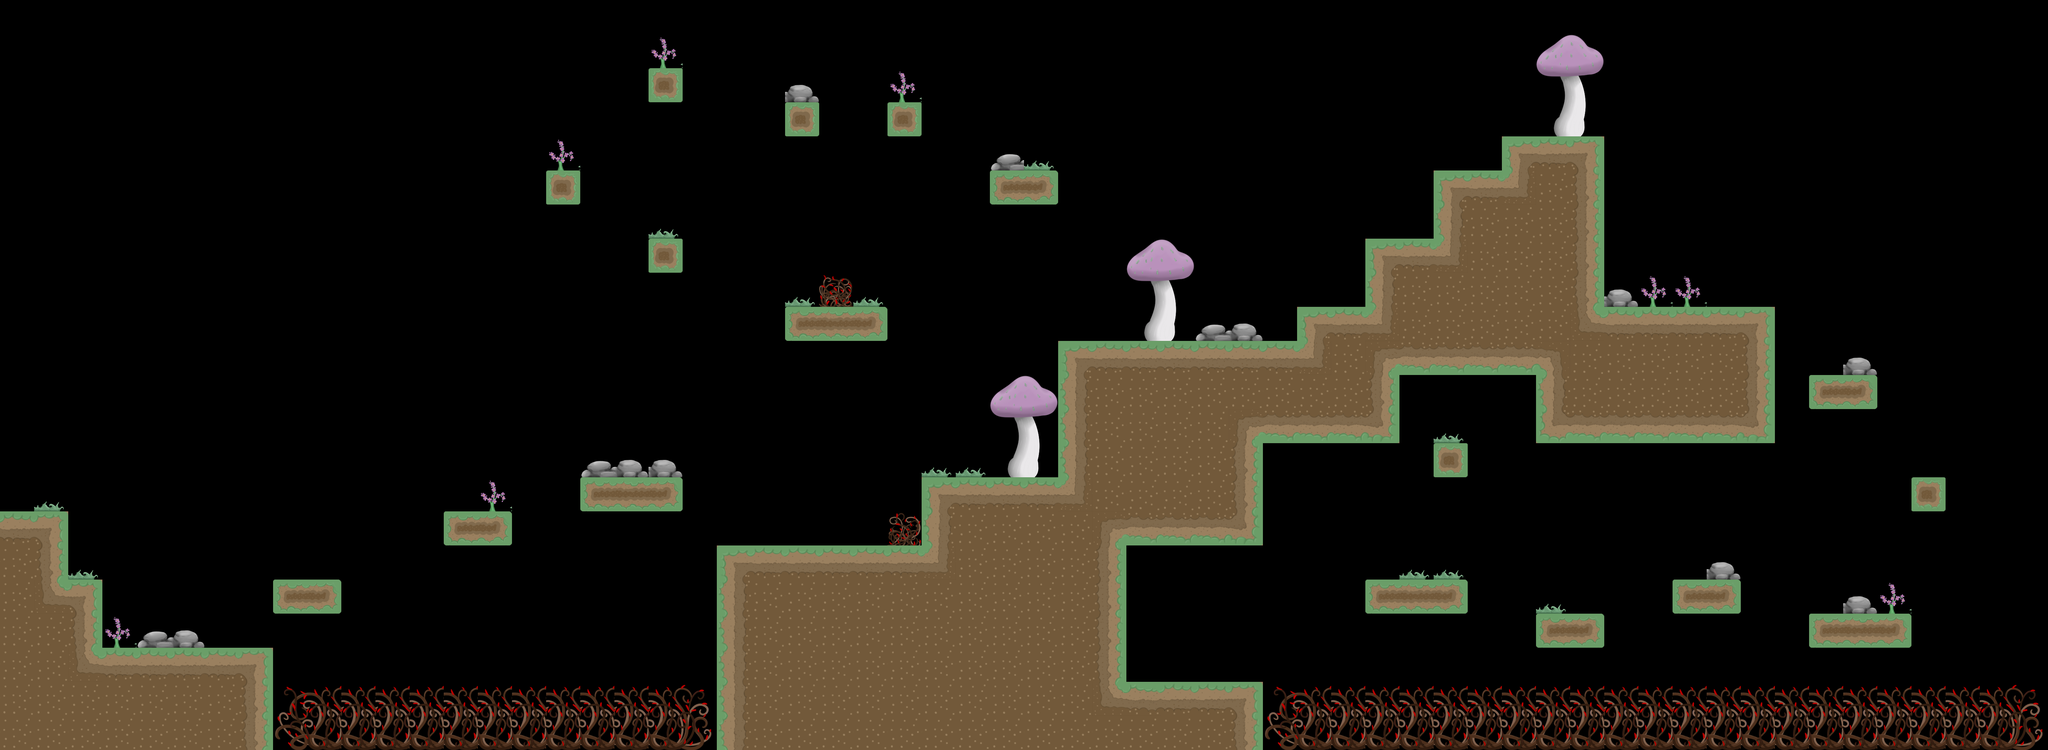

This is a level from a 2D game, rendered from its Tiled map with the project's own tilesets. A one-line summary and the complete map file follow:
An orthogonal 60x22 tile map with 96x96 px tiles, 1 tile layer (Kachelebene 1) and 42 objects (4x Damage, Portal, Start, Shroom).

<map version="1.10" tiledversion="1.11.0" orientation="orthogonal" renderorder="right-down" width="60" height="22" tilewidth="96" tileheight="96" infinite="0" nextlayerid="4" nextobjectid="206">
 <tileset firstgid="1" name="tileset" tilewidth="96" tileheight="96" tilecount="225" columns="15">
  <image source="tileset.png" width="1500" height="1500" />
 </tileset>
 <layer id="1" name="Kachelebene 1" class="root" width="60" height="22">
  <data encoding="csv">
0,0,0,0,0,0,0,0,0,0,0,0,0,0,0,0,0,0,0,0,0,0,0,0,0,0,0,0,0,0,0,0,0,0,0,0,0,0,0,0,0,0,0,0,0,0,0,0,0,0,0,0,0,0,0,0,0,0,0,0,
0,0,0,0,0,0,0,0,0,0,0,0,0,0,0,0,0,0,0,94,0,0,0,0,0,0,0,0,0,0,0,0,0,0,0,0,0,0,0,0,0,0,0,0,0,136,137,0,0,0,0,0,0,0,0,0,0,0,0,0,
0,0,0,0,0,0,0,0,0,0,0,0,0,0,0,0,0,0,0,48,0,0,0,110,0,0,94,0,0,0,0,0,0,0,0,0,0,0,0,0,0,0,0,0,0,151,152,0,0,0,0,0,0,0,0,0,0,0,0,0,
0,0,0,0,0,0,0,0,0,0,0,0,0,0,0,0,0,0,0,0,0,0,0,48,0,0,48,0,0,0,0,0,0,0,0,0,0,0,0,0,0,0,0,0,0,166,167,0,0,0,0,0,0,0,0,0,0,0,0,0,
0,0,0,0,0,0,0,0,0,0,0,0,0,0,0,0,94,0,0,0,0,0,0,0,0,0,0,0,0,109,95,0,0,0,0,0,0,0,0,0,0,0,0,0,1,2,3,0,0,0,0,0,0,0,0,0,0,0,0,0,
0,0,0,0,0,0,0,0,0,0,0,0,0,0,0,0,48,0,0,0,0,0,0,0,0,0,0,0,0,46,47,0,0,0,0,0,0,0,0,0,0,0,1,2,36,17,18,0,0,0,0,0,0,0,0,0,0,0,0,0,
0,0,0,0,0,0,0,0,0,0,0,0,0,0,0,0,0,0,0,95,0,0,0,0,0,0,0,0,0,0,0,0,0,0,0,0,0,0,0,0,0,0,16,17,17,17,18,0,0,0,0,0,0,0,0,0,0,0,0,0,
0,0,0,0,0,0,0,0,0,0,0,0,0,0,0,0,0,0,0,48,0,0,0,0,0,0,0,0,0,0,0,0,0,136,137,0,0,0,0,0,1,2,36,17,17,17,18,0,0,0,0,0,0,0,0,0,0,0,0,0,
0,0,0,0,0,0,0,0,0,0,0,0,0,0,0,0,0,0,0,0,0,0,0,95,92,95,0,0,0,0,0,0,0,151,152,0,0,0,0,0,16,17,17,17,17,17,18,110,94,94,0,0,0,0,0,0,0,0,0,0,
0,0,0,0,0,0,0,0,0,0,0,0,0,0,0,0,0,0,0,0,0,0,0,79,80,81,0,0,0,0,0,0,0,166,167,109,110,0,1,2,36,17,17,17,17,17,34,2,2,2,2,3,0,0,0,0,0,0,0,0,
0,0,0,0,0,0,0,0,0,0,0,0,0,0,0,0,0,0,0,0,0,0,0,0,0,0,0,0,0,0,0,1,2,2,2,2,2,2,36,17,4,32,32,32,32,6,17,17,17,17,17,18,0,0,110,0,0,0,0,0,
0,0,0,0,0,0,0,0,0,0,0,0,0,0,0,0,0,0,0,0,0,0,0,0,0,0,0,0,0,136,137,16,17,17,17,17,17,17,17,17,18,0,0,0,0,16,17,17,17,17,17,18,0,46,47,0,0,0,0,0,
0,0,0,0,0,0,0,0,0,0,0,0,0,0,0,0,0,0,0,0,0,0,0,0,0,0,0,0,0,151,152,16,17,17,17,17,4,32,32,32,33,0,95,0,0,31,32,32,32,32,32,33,0,0,0,0,0,0,0,0,
0,0,0,0,0,0,0,0,0,0,0,0,0,0,0,0,0,109,110,110,0,0,0,0,0,0,0,95,95,166,167,16,17,17,17,17,18,0,0,0,0,0,48,0,0,0,0,0,0,0,0,0,0,0,0,0,0,0,0,0,
0,95,0,0,0,0,0,0,0,0,0,0,0,0,94,0,0,79,80,81,0,0,0,0,0,0,0,1,2,2,2,36,17,17,17,17,18,0,0,0,0,0,0,0,0,0,0,0,0,0,0,0,0,0,0,0,48,0,0,0,
2,3,0,0,0,0,0,0,0,0,0,0,0,46,47,0,0,0,0,0,0,0,0,0,0,0,93,16,17,17,17,17,4,32,32,32,33,0,0,0,0,0,0,0,0,0,0,0,0,0,0,0,0,0,0,0,0,0,0,0,
17,18,95,0,0,0,0,0,0,0,0,0,0,0,0,0,0,0,0,0,0,1,2,2,2,2,2,36,17,17,17,17,18,0,0,0,0,0,0,0,0,95,95,0,0,0,0,0,0,0,110,0,0,0,0,0,0,0,0,0,
17,34,3,0,0,0,0,0,46,47,0,0,0,0,0,0,0,0,0,0,0,16,17,17,17,17,17,17,17,17,17,17,18,0,0,0,0,0,0,0,79,80,81,0,0,95,0,0,0,46,47,0,0,0,110,94,0,0,0,0,
17,17,18,94,109,110,0,0,0,0,0,0,0,0,0,0,0,0,0,0,0,16,17,17,17,17,17,17,17,17,17,17,18,0,0,0,0,0,0,0,0,0,0,0,0,46,47,0,0,0,0,0,0,79,80,81,0,0,0,0,
17,17,34,2,2,2,2,3,0,0,0,0,0,0,0,0,0,0,0,0,0,16,17,17,17,17,17,17,17,17,17,17,18,0,0,0,0,0,0,0,0,0,0,0,0,0,0,0,0,0,0,0,0,0,0,0,0,0,0,0,
17,17,17,17,17,17,17,18,106,107,107,107,107,107,107,107,107,107,107,107,108,16,17,17,17,17,17,17,17,17,17,17,34,35,2,2,3,106,107,107,107,107,107,107,107,107,107,107,107,107,107,107,107,107,107,107,107,107,107,108,
17,17,17,17,17,17,17,18,121,122,122,122,122,122,122,122,122,122,122,122,123,16,17,17,17,17,17,17,17,17,17,17,17,17,17,17,18,121,122,122,122,122,122,122,122,122,122,122,122,122,122,122,122,122,122,122,122,122,122,123
</data>
 </layer>
 <objectgroup id="2" name="Collision">
  <object id="49" x="5694" y="-448" width="488" height="2970" />
  <object id="54" x="-160" y="-416.667" width="251.333" height="2956.67" />
  <object id="162" x="-64" y="1440" width="251.333" height="829.397" />
  <object id="163" x="31.6668" y="1634.63" width="251.333" height="829.397" />
  <object id="164" x="239.667" y="1826.63" width="524.666" height="829.397" />
  <object id="165" x="769.667" y="1631.97" width="187.333" height="94.7303" />
  <object id="168" x="1250.33" y="1443.3" width="187.333" height="94.7303" />
  <object id="169" x="2791.06" y="477.363" width="187.333" height="94.7303" />
  <object id="170" x="4709" y="1629.97" width="187.333" height="94.7303" />
  <object id="171" x="5090.33" y="1052.63" width="187.333" height="94.7303" />
  <object id="172" x="3842.33" y="1632.63" width="282" height="94.7303" />
  <object id="173" x="5091" y="1728.63" width="282" height="94.7303" />
  <object id="174" x="2212.33" y="863.302" width="282" height="94.7303" />
  <object id="175" x="1635" y="1344.63" width="282" height="94.7303" />
  <object id="176" x="1824.33" y="672.635" width="95.3333" height="94.7303" />
  <object id="177" x="1537.67" y="481.968" width="95.3333" height="94.7303" />
  <object id="178" x="1824.33" y="189.968" width="95.3333" height="94.7303" />
  <object id="179" x="2208.33" y="289.968" width="95.3333" height="94.7303" />
  <object id="180" x="2497.06" y="286.696" width="95.3333" height="94.7303" />
  <object id="181" x="4031.67" y="1252.63" width="95.3333" height="94.7303" />
  <object id="182" x="4317.67" y="1725.97" width="195.333" height="94.7303" />
  <object id="183" x="5376.33" y="1341.97" width="95.3333" height="94.7303" />
  <object id="184" x="2787" y="1059.3" width="184.667" height="113.397" />
  <object id="185" x="2835" y="1140.63" width="95.3333" height="202.73" />
  <object id="187" x="3363" y="911.968" width="186" height="46.73" />
  <object id="188" x="2017.67" y="1537.3" width="646" height="705.397" />
  <object id="189" x="2595" y="1345.3" width="572.667" height="869.397" />
  <object id="191" x="2977.67" y="959.968" width="572.667" height="576.064" />
  <object id="192" x="3540.33" y="962.635" width="395.334" height="282.73" />
  <object id="194" x="3647.67" y="866.635" width="1342" height="192.063" />
  <object id="195" x="4317" y="963.968" width="672.667" height="282.73" />
  <object id="196" x="3842.33" y="673.302" width="666.001" height="282.73" />
  <object id="197" x="4034.33" y="481.302" width="474.001" height="282.73" />
  <object id="198" x="4225" y="386.635" width="284.667" height="282.73" />
  <object id="199" x="3155.67" y="1919.97" width="395.334" height="282.73" />
 </objectgroup>
 <objectgroup color="#ff5500" id="3" name="Interactive Objects">
  <object id="40" type="Portal" x="3211.7" y="1630.38" width="288" height="288" />
  <object id="41" type="Start" x="147.455" y="1379.94" />
  <object id="89" type="Shroom" x="1880.97" y="378.06" />
  <object id="166" type="Damage" x="732" y="1952" width="1327.33" height="156" />
  <object id="200" type="Damage" x="3510.67" y="1951.33" width="2245.33" height="158" />
  <object id="203" type="Damage" x="2495.34" y="1440" width="99.33" height="94" />
  <object id="204" type="Damage" x="2302.34" y="771" width="99.33" height="94" />
 </objectgroup>
</map>
